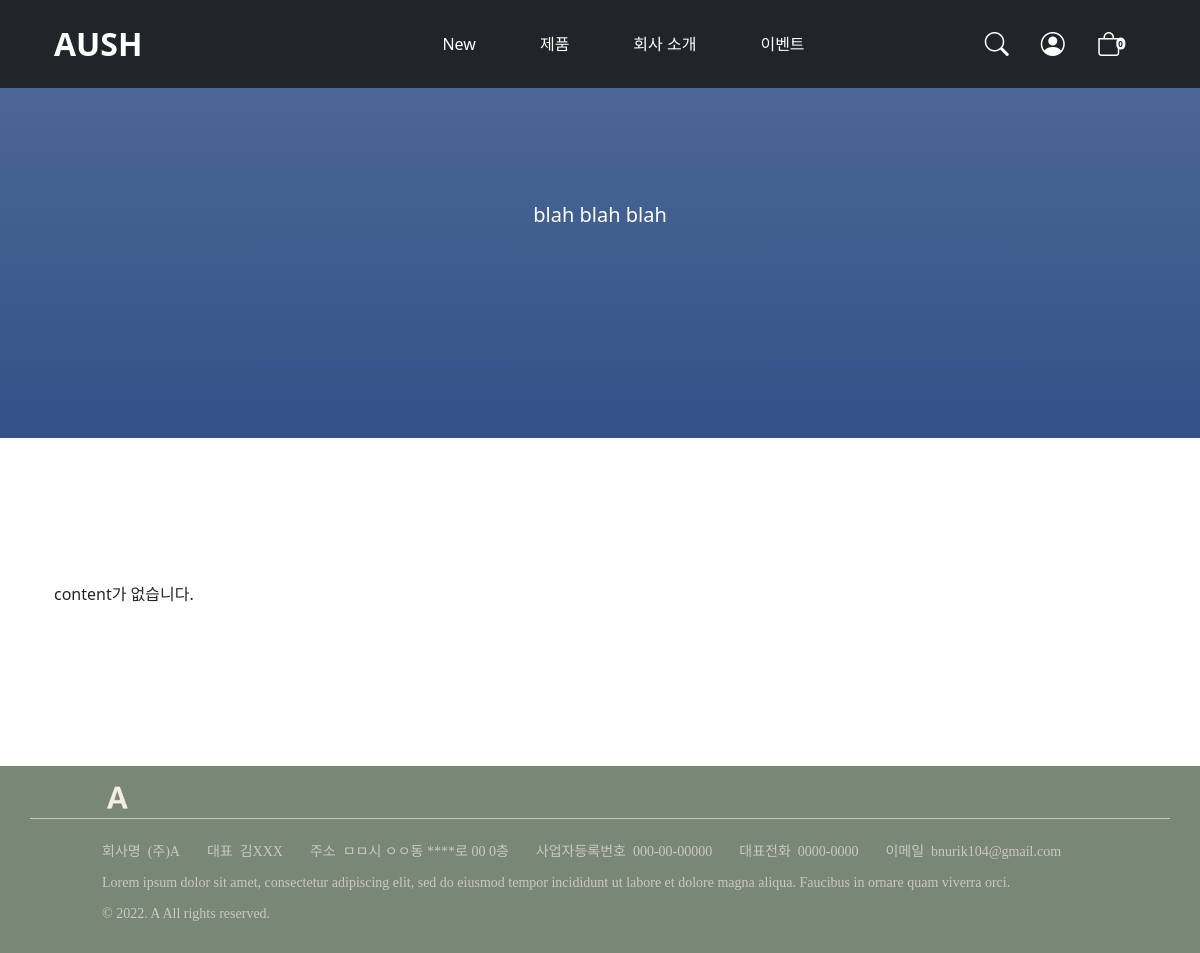
Before: /mysite/prod/ with the older database file.
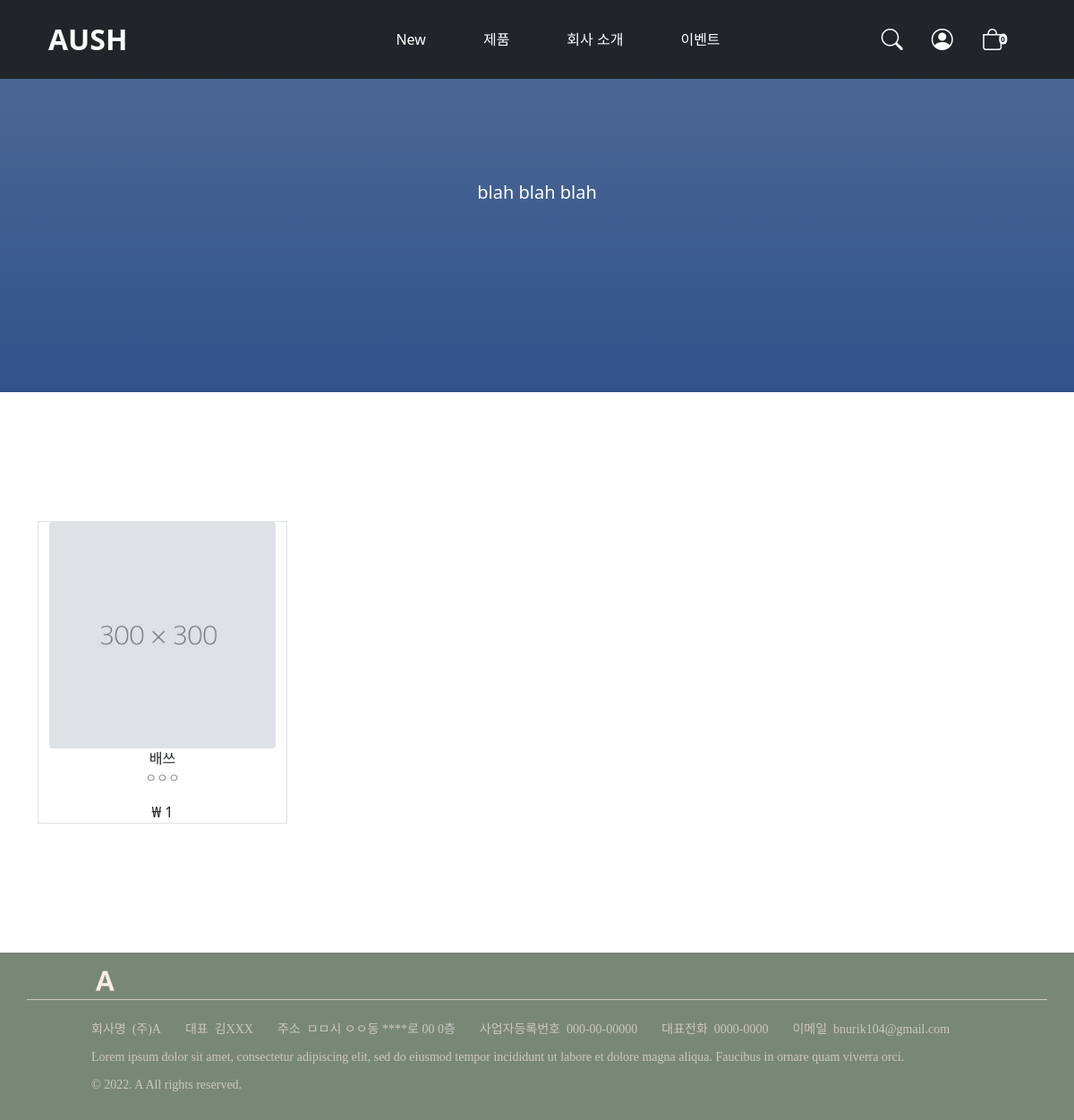
After: the same page with the newer database file.
### mysite/models.py (models this page shows)
class Product(models.Model):
    name = models.CharField(max_length=200)
    about = models.CharField(max_length=50)    # 간단한 설명
    description = models.TextField()    # 상세 설명
    price = models.PositiveIntegerField()
    discount = models.PositiveSmallIntegerField(help_text='할인률(0~99 입력, default 0)', validators=[MaxValueValidator(99,'99 이하의 값을 입력하세요')], default=0)
    image = models.ImageField()
    category_id = models.ForeignKey('Category', on_delete=models.CASCADE, related_name='Product')
    pub_date = models.DateTimeField('date published')

### mysite/views.py (the view)
# urls.py: path('prod/', views.prodAll, name='prodAll'),
def prodAll(request):
    product_list = Product.objects.order_by('-pub_date')
    product = {'product_list': product_list}
    return render(request, 'mysite/product_list.html', product)

### templates/mysite/product_list.html (shortened to what this page needs)
{% extends 'base.html' %}
{% block content %}
        <header class="bg-gradient text-white" style="background-color:#325288;">
            <div class="container px-4 py-5 text-center">
                <p class="lead pb-5">blah blah blah</p>
            </div>
        </header>
        <section id="">
            <div class="container px-4">
                <div class="row prod-list gx-4 ">
                    {% if product_list %}
                        {% for product in product_list %}
                    <div class="col-lg-3 border text-center">
                        <div class="thumb"><a href="{% url 'mysite:detail' product.id %}"><img alt="product" class="img-fluid rounded mb-4 mb-lg-0" src="{{ product.image.url }}"/></a></div>
                      <div class="prod-info">
                          <div class="prod-title"><a href="{% url 'mysite:detail' product.id %}">{{ product.name }}</a></div>
                        <div class="prod-about">{{ product.about| truncatewords:5 }}</div>
                        <div class="prod-price">{{ product.price}}</div>
                      </div>
                    </div>
                    {% endfor %}
                    {% else %}
                        <p>content가 없습니다.</p>
                    {% endif %}
                </div></div></section>
{% endblock %}

Changed rows visible on the page:
added Product: image (picture), name "배쓰", about "ㅇㅇㅇ", price "1"
Other visible differences:
text no longer shown: "content가 없습니다."
